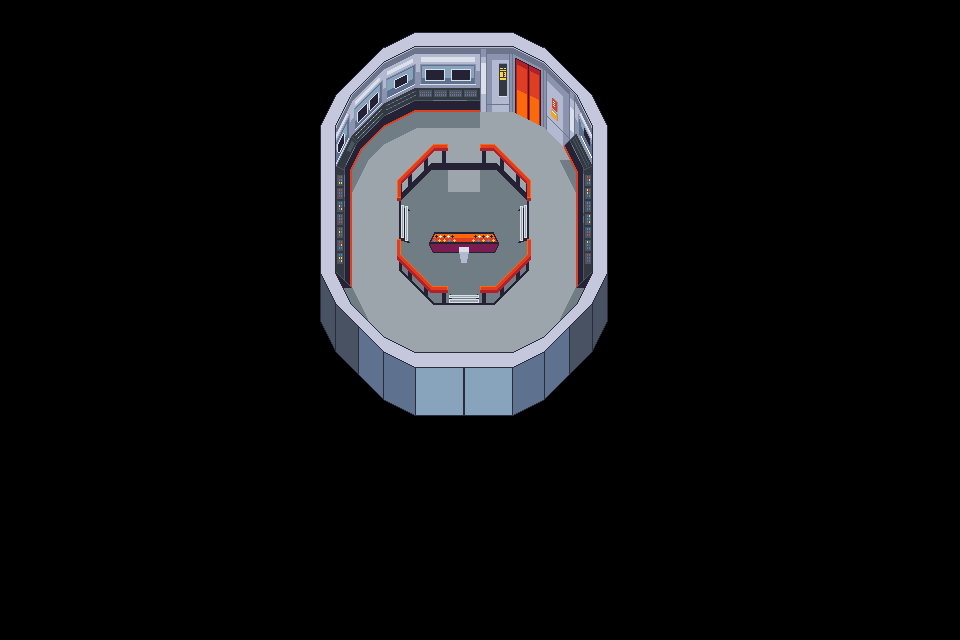

A level layout from a 2D game, rendered from its tile map. Below: a short description, then the map file with tile-grid data replaced by summaries:
An orthogonal 30x20 tile map with 32x32 px tiles, 8 tile layers (floor, shadows, WallsLower, WallsUpper, ...), 4 tilesets and 46 objects (2x Chair2, 2x Chair1, 2x Chair3, 2x Chair4, 2x Chair5, ...).

<map version="1.10" tiledversion="1.12.2" orientation="orthogonal" renderorder="right-down" width="30" height="20" tilewidth="32" tileheight="32" infinite="0" nextlayerid="14" nextobjectid="61">
 <tileset firstgid="1" source="tileset-walls (1).tsx" />
 <tileset firstgid="89" source="sampleAmplied.tsx" />
 <tileset firstgid="271" source="tileset-floor (1).tsx" />
 <tileset firstgid="355" source="tileset-decorative (1).tsx" />
 <layer id="1" name="floor" width="30" height="20">
  <data>[600 cells, 69 non-empty, 32 distinct tile ids]</data>
 </layer>
 <layer id="9" name="shadows" width="30" height="20">
  <data>[600 cells, 13 non-empty, 12 distinct tile ids]</data>
 </layer>
 <layer id="13" name="WallsLower" width="30" height="20">
  <data>[600 cells, 36 non-empty, 34 distinct tile ids]</data>
 </layer>
 <layer id="2" name="WallsUpper" width="30" height="20">
  <data>[600 cells, 47 non-empty, 40 distinct tile ids]</data>
 </layer>
 <layer id="3" name="Deco" width="30" height="20">
  <data>[600 cells, 36 non-empty, 36 distinct tile ids]</data>
 </layer>
 <layer id="6" name="LowerRail" width="30" height="20">
  <data>[600 cells, 13 non-empty, 13 distinct tile ids]</data>
 </layer>
 <layer id="5" name="UpperRail" width="30" height="20">
  <data>[600 cells, 15 non-empty, 15 distinct tile ids]</data>
 </layer>
 <objectgroup id="8" name="CptPlatform">
  <object id="7" gid="360" x="464" y="192" width="32" height="32" />
  <object id="8" gid="359" x="432" y="192" width="32" height="32" />
  <object id="9" gid="371" x="432" y="224" width="32" height="32" />
  <object id="10" gid="372" x="464" y="224" width="32" height="32" />
  <object id="11" gid="383" x="432" y="256" width="32" height="32" />
  <object id="12" gid="384" x="464" y="256" width="32" height="32" />
  <object id="13" gid="382" x="400" y="256" width="32" height="32" />
  <object id="14" gid="385" x="496" y="256" width="32" height="32" />
  <object id="15" gid="394" x="400" y="288" width="32" height="32" />
  <object id="16" gid="395" x="432" y="288" width="32" height="32" />
  <object id="17" gid="396" x="464" y="288" width="32" height="32" />
  <object id="18" gid="397" x="496" y="288" width="32" height="32" />
 </objectgroup>
 <objectgroup id="12" name="collision">
  <object id="45" name="LeftTop" x="401" y="179">
   <polygon points="0,0 33,-32 46,-32 46,-17 32,-16 -1,22" />
  </object>
  <object id="46" name="RightTop" x="481" y="147">
   <polygon points="0,0 13,-1 48,34 48,52 16,18 0,16" />
  </object>
  <object id="47" name="BottomLeft" x="399" y="242">
   <polygon points="0,0 0,28 34,61 48,61 48,45 33,45 2,13" />
  </object>
  <object id="48" name="BottomRight" x="481" y="288">
   <polygon points="0,0 0,15 13,15 48,-18 48,-49 44,-31 14,-3" />
  </object>
  <object id="49" name="LeftComps" x="351" y="287">
   <polygon points="0,0 -8,0 -16,-14 -14,-121 0,-150 34,-184 64,-200 128,-199 128,-174 65,-175 33,-159 12,-140 0,-117" />
  </object>
  <object id="50" name="RightComps" x="564" y="147">
   <polygon points="0,0 12,-13 27,18 28,126 21,141 13,141 12,23" />
  </object>
 </objectgroup>
 <objectgroup id="7" name="Chairs">
  <object id="1" name="Chair2" gid="367" x="444" y="135" width="32" height="32" />
  <object id="2" name="Chair1" gid="367" x="383" y="149" width="32" height="32" />
  <object id="19" name="Chair3" gid="368" x="357" y="198" width="32" height="32" />
  <object id="20" name="Chair4" gid="368" x="357" y="277" width="32" height="32" />
  <object id="21" name="Chair5" gid="2147484016" x="541" y="199" width="32" height="32" />
  <object id="22" name="Chair6" gid="2147484016" x="542" y="276" width="32" height="32" />
  <object id="24" name="Speck1" gid="367" x="432" y="248" width="32" height="32" />
  <object id="25" name="Speck2" gid="367" x="464" y="248" width="32" height="32" />
  <object id="26" name="CptChair" gid="355" x="448" y="192" width="32" height="32" />
 </objectgroup>
 <layer id="10" name="Console" width="30" height="20">
  <data>[600 cells, 4 non-empty, 4 distinct tile ids]</data>
 </layer>
 <objectgroup id="11" name="Stuff">
  <object id="27" name="Spawn" x="525" y="127">
   <point />
  </object>
  <object id="28" name="Captain" x="464" y="173">
   <point />
  </object>
  <object id="29" name="Speck1" x="448" y="226">
   <point />
  </object>
  <object id="31" name="Speck2" x="480" y="226">
   <point />
  </object>
  <object id="34" name="Chair2" x="460" y="119">
   <point />
  </object>
  <object id="35" name="Chair1" x="399" y="133">
   <point />
  </object>
  <object id="36" name="Chair3" x="367" y="179">
   <point />
  </object>
  <object id="37" name="Chair4" x="367" y="258">
   <point />
  </object>
  <object id="38" name="Chair5" x="562" y="185">
   <point />
  </object>
  <object id="39" name="Chair6" x="564" y="262">
   <point />
  </object>
  <object id="52" name="4panel" x="337" y="228" width="7" height="36" />
  <object id="53" name="3Panel" x="337" y="172" width="6" height="28" />
  <object id="54" name="1Panel" x="386" y="106">
   <polygon points="0,0 0,9 29,-6 29,-18" />
  </object>
  <object id="55" name="2Panel" x="449" y="90" width="28" height="7" />
  <object id="56" name="6Panel" x="585" y="228" width="6" height="36" />
  <object id="57" name="5Panel" x="585" y="175" width="6" height="24" />
  <object id="58" name="s1Panel" x="435" y="234">
   <polygon points="0,0 -4,8 24,8 19,0" />
  </object>
  <object id="59" name="s2Panel" x="474" y="234">
   <polygon points="0,0 -4,8 23,8 19,0" />
  </object>
  <object id="60" name="CapPanel" x="449" y="180">
   <polygon points="0,0 0,4 4,4 4,0" />
  </object>
 </objectgroup>
</map>
